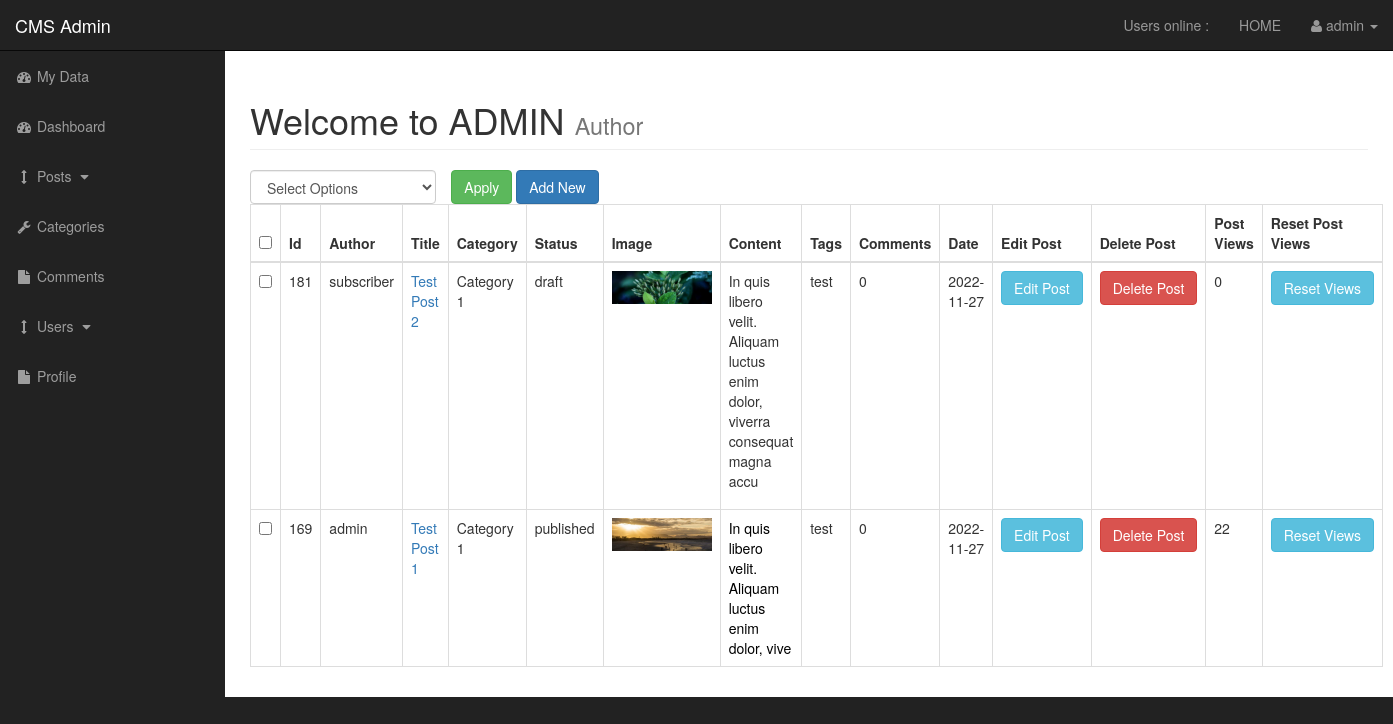
The page /admin/posts.php (signed in) on the database its author committed.
### tables this page shows
CREATE TABLE `posts` (
  `post_id` int(4) NOT NULL,
  `post_category_id` int(3) NOT NULL,
  `user_id` int(11) NOT NULL,
  `post_title` varchar(255) NOT NULL,
  `post_author` varchar(255) NOT NULL,
  `post_user` varchar(255) NOT NULL,
  `post_date` date NOT NULL,
  `post_image` text NOT NULL,
  `post_content` longtext NOT NULL,
  `post_tags` varchar(255) NOT NULL,
  `post_comment_count` int(11) NOT NULL,
  `post_status` varchar(255) NOT NULL DEFAULT 'draft',
  `post_view_count` int(11) NOT NULL,
  `likes` int(11) NOT NULL
);

CREATE TABLE `categories` (
  `cat_id` int(3) NOT NULL,
  `user_id` int(11) NOT NULL,
  `cat_title` varchar(255) NOT NULL
);

### admin/function.php (called while the page is built, shortened)
<?php
function query($query){
    global $connection;
    $result = mysqli_query($connection, $query);
    return $result;
}
function fetchRecords($result){
    return mysqli_fetch_array($result);
}
function isLoggedIn(){
    if(isset($_SESSION["user_role"])){
        return true;
    }
    return false;
}
function is_admin(){
    if(isLoggedIn()){
        $result = query("SELECT user_role FROM users WHERE user_id =". $_SESSION["user_id"] . "");
        $row = fetchRecords($result);
        if($row["user_role"] == "admin"){
            return true;
        } else {
            return false;
        }
    }
    return false;
}

### admin/includes/view_all_posts.php (the view, shortened to what this page needs)
<form action="" method="post">
    <table class="table table-bordered table-hover">
        <div id="BulkOptionsContainer" class="col-xs-2">
            <select class="form-control" name="bulk_options" id="">
                <option value="">Select Options</option>
            </select>
        </div>
        <div class="col-xs-4">
            <input type="submit" name="submit" class="btn btn-success" value="Apply">
            <a class="btn btn-primary" href="?source=add_post">Add New</a>
        </div>
        <thead>
            <tr>
                <th><input type="checkbox" name="" id="selectAllBoxes"></th>
                <th>Id</th>
                <th>Author</th>
                <th>Title</th>
                <th>Category</th>
                <th>Status</th>
                <th>Image</th>
                <th>Content</th>
                <th>Tags</th>
                <th>Comments</th>
                <th>Date</th>
                <th>Edit Post</th>
                <th>Delete Post</th>
                <th>Post Views</th>
                <th>Reset Post Views</th>
            </tr>
        </thead>
        <tbody>
            <?php
                if(is_admin()){
                    $query = "SELECT * FROM posts LEFT JOIN categories ON posts.post_category_id = categories.cat_id ORDER BY posts.post_id DESC";
                    $select_posts = mysqli_query($connection, $query);
                } else {
                    $user = get_username();
                    $query = "SELECT * FROM posts LEFT JOIN categories ON posts.post_category_id = categories.cat_id WHERE posts.post_user='{$user}' ORDER BY posts.post_id DESC";
                    $select_posts = mysqli_query($connection, $query);
                }
            while ($row = mysqli_fetch_assoc($select_posts)) {
                $post_id    	    = $row["post_id"];
                $post_author        = $row["post_author"];
                $post_user          = $row["post_user"];
                $post_title         = $row["post_title"];
                $post_status        = $row["post_status"];
                $post_image         = $row["post_image"];
                $post_content       = substr($row["post_content"],0,80);
                $post_tags          = $row["post_tags"];
                $post_date          = $row["post_date"];
                $post_view_count    = $row["post_view_count"];
                $category_title     = $row["cat_title"];
                echo "<tr>";
                ?>
                    <td><input type='checkbox' name='checkBoxArray[]' class='checkBoxes' value="<?php echo $post_id ?>"></td>
                <?php
                echo "<td>{$post_id}</td>";
                if(!empty($post_author)){
                    echo "<td>{$post_author}</td>";
                } elseif(!empty($post_user)) {
                    echo "<td>{$post_user}</td>";
                }
                echo "<td><a href='../post.php?p_id=$post_id'>{$post_title}</a></td>";
                    echo "<td>{$category_title}</td>";
                echo "<td>{$post_status}</td>";
                echo "<td><img width='100' src='../images/$post_image' alt='image'></td>";
                echo "<td>{$post_content}</td>";
                echo "<td>{$post_tags}</td>";
                    $query = "SELECT * FROM comments WHERE comment_post_id = $post_id";
                    $send_comment_query = mysqli_query($connection, $query);
                    $row = mysqli_fetch_array($send_comment_query);
                    if(!empty($row)){
                        $comment_id = $row["comment_id"];
                        $count_comments = mysqli_num_rows($send_comment_query);
                    echo "<td><a href='post_comment.php?id=$post_id'>{$count_comments}</a></td>";
                    } else {
                        $count_comments = 0;
                        echo "<td>{$count_comments}</td>";
                    }
                echo "<td>{$post_date}</td>";
                echo "<td><a class='btn btn-info' href='posts.php?source=edit_post&p_id={$post_id}'>Edit Post</a></td>";
                ?>
                <?php
                echo "<td><a rel='$post_id' href='javascript:void(0)' class='delete_link btn btn-danger'>Delete Post</a></td>";
                echo "<td>{$post_view_count}</td>";
                echo "<td><a class='btn btn-info' onClick=\"javascript: return confirm('Are you sure you want to reset views?'); \" href='posts.php?reset={$post_id}'>Reset Views</a></td>";
                echo "</tr>";
            }
            ?>
        </tbody>
    </table>
</form>

### admin/css/sb-admin.css (style rules this page uses)
body { margin-top: 100px; background-color: #222; }
@media (min-width:768px) { body { margin-top: 50px; } }
#BulkOptionsContainer { padding: 0px !important; }

### rows shown on the page
posts: post_id "181", post_user "subscriber", post_title "Test Post 2", categories.cat_title "Category 1", post_status "draft", post_image (picture), post_content "In quis libero velit. Aliquam luctus enim dolor, viverra consequat magna accu", post_tags "test", count_comments "0", post_date "2022-11-27", post_view_count "0"
posts: post_id "169", post_user "admin", post_title "Test Post 1", categories.cat_title "Category 1", post_status "published", post_image (picture), post_content "In quis libero velit. Aliquam luctus enim dolor, vive", post_tags "test", count_comments "0", post_date "2022-11-27", post_view_count "22"

### other values the page prints
$_SESSION['username'] "admin"
